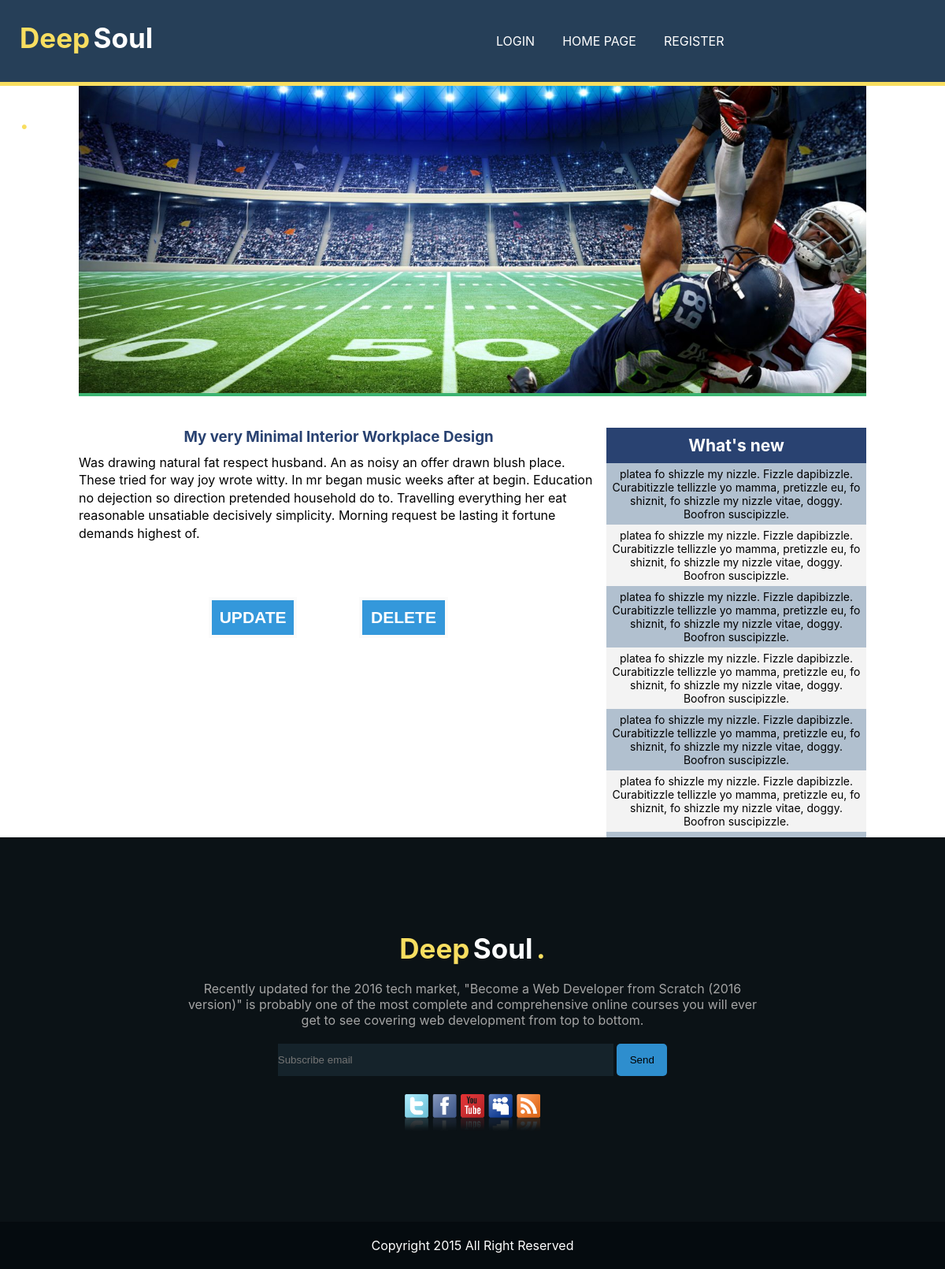
Screenshot of /ctr_singlePost.php?id=37 with the database file from the repository.
### tables this page shows
CREATE TABLE `posts` (
  `id` int(11) NOT NULL,
  `title` varchar(200) NOT NULL,
  `content` text NOT NULL,
  `user_id` int(11) DEFAULT NULL
);

### ctr_singlePost.php (called while the page is built, shortened)
<?php
require 'models/model.php';
$postid = $_GET['id'];
$onePost = getSinglePost($_GET['id']);
require 'assets/v_head.php';
require 'assets/v_header.php';
require 'assets/v_container_single.php';
require 'assets/v_footer.php';
?>

### models/model.php (called while the page is built, shortened)
<?php
$host = '127.0.0.1';
$dbname   = 'myblog';
$user = 'root';
$pass = '';
$charset = 'utf8';
$dsn = "mysql:host={$host};dbname={$dbname};charset={$charset}";
try {
   $connexion = new PDO($dsn, $user, $pass);
   $connexion->setAttribute(PDO::ATTR_ERRMODE, PDO::ERRMODE_EXCEPTION);
   $connexion->setAttribute(PDO::ATTR_DEFAULT_FETCH_MODE, PDO::FETCH_ASSOC);
}
catch(PDOException $e)
    {
      echo 'ERROR:'.$e->getMessage();
    }
function getSinglePost($id){
 global $connexion;
 try {
   $sqlSinglePost ="SELECT title , content FROM posts WHERE id = :id ";
   $pdoStat = $connexion->prepare($sqlSinglePost);
   $pdoStat->bindValue(':id',$id , PDO::PARAM_INT );
   $pdoStat->execute();
    $postTitle = $pdoStat->fetch();
    return  $postTitle;
}
catch(PDOException $e) {
   echo "Error: " . $e->getMessage();
}
}
?>

### assets/v_single_content.php (the view, shortened to what this page needs)
  <div id="articles">
  <div class="article" class="clearfix">
      <div class="article_friend">
          <h3> <?php echo $onePost['title'] ?></h3>
          <p><?php echo nl2br($onePost['content']) ?></p>
      </div>
  </div>
  <div class="del-submit">
   <button id="deletePost" class="button-blue-delete" data-id="<?php echo $postid ?>">DELETE</button>
   <button id="updatePost" class="button-blue-update" data-id="<?php echo $postid ?>">UPDATE</button>
</div>
</div>

### css/style.css (style rules this page uses)
* { margin: 0; padding: 0; }
body { font-family: -apple-system, BlinkMacSystemFont, "Segoe UI", Roboto, "Helvetica Neue", Arial, sans-serif; }
.button-blue-update { font-family: 'Montserrat', Arial, Helvetica, sans-serif; float: left; width: 17%; position: absolute; bottom: 12%; left: 25%; border: #fbfbfb solid 4px; cursor: pointer; background-color: #3498db; color: white; font-size: 21px; padding-top: 10px; padding-bottom: 10px; transition: all 0.3s; margin-top: -4px; font-weight: 700; }
.button-blue-delete { font-family: 'Montserrat', Arial, Helvetica, sans-serif; float: left; width: 17%; position: absolute; bottom: 12%; left: 54%; border: #fbfbfb solid 4px; cursor: pointer; background-color: #3498db; color: white; font-size: 21px; padding-top: 10px; padding-bottom: 10px; transition: all 0.3s; margin-top: -4px; font-weight: 700; }
#articles { position: relative; float: left; width: 66%; height:auto; }
.article_friend { height: auto; overflow: auto; margin-bottom: 84px; }
.article_friend p { line-height: 1.4; overflow: auto; height: auto; max-height:400px; }
.article h3 { text-align: center; color:#294271; margin-bottom: 10px; }

### rows the page displays
posts: title "My very Minimal Interior Workplace Design", content "Was drawing natural fat respect husband. An as noisy an offer drawn blush place. These tried for way joy wrote witty. In mr began music weeks after at begin. Education no dejection so direction pretended household do to. Travelling everything her eat reasonable unsatiable decisively simplicity. Morning request be lasting it fortune demands highest of."
